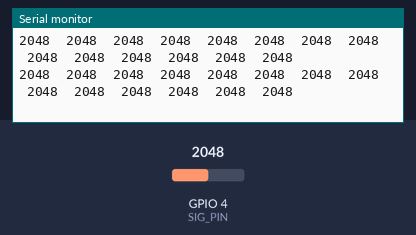
Recording of a sketch running on a simulated ESP32. Shown: the last lines printed to the serial monitor. Inputs (shaded band) come from the test bench; at power-on: GPIO 4 (SIG_PIN) = 2048.

Above: at 7.2 s.
7.3 s: GPIO 4 (SIG_PIN) set to 1037
At 8.1 s:
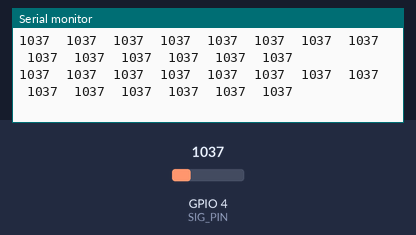
10.3 s: GPIO 4 (SIG_PIN) set to 931
At 10.8 s:
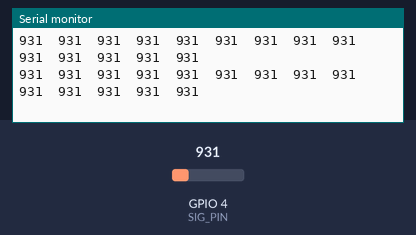
Timing chart, 0 to 13.3 s (numbered marks = the images above; inputs shaded):
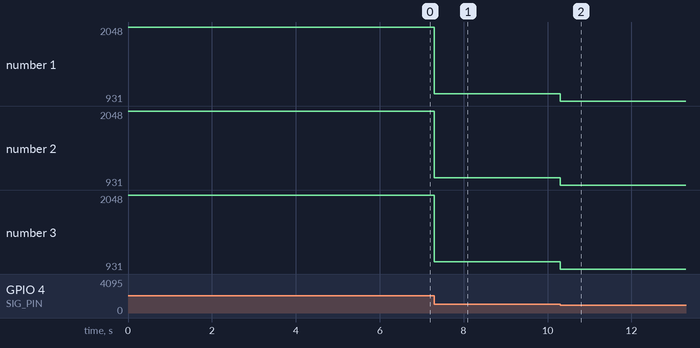

The sketch:

14ch_sensor_read_ESP32.ino
```cpp
//MULTIPLEXER CONTROL PINS (ESP32)
#define S0 16
#define S1 17
#define S2 5
#define S3 18
#define SIG_PIN 4
#define sensorNumber 14
int sensor[sensorNumber];

void setup() {
  pinMode(S0, OUTPUT);
  pinMode(S1, OUTPUT);
  pinMode(S2, OUTPUT);
  pinMode(S3, OUTPUT);
  pinMode(SIG_PIN, INPUT);
  // Serial communication
  Serial.begin(115200);
}

void loop() {
  for (int i = 0; i < sensorNumber; i++) {
    selectChannel(i);
    delayMicroseconds(5);  // small settling delay
    sensor[i] = analogRead(SIG_PIN);
    Serial.print(sensor[i]);
    Serial.print("  ");
  }
  Serial.println();
}

//SELECT MUX CHANNEL
void selectChannel(int channel) {
  digitalWrite(S0, bitRead(channel, 0));  // LSB
  digitalWrite(S1, bitRead(channel, 1));
  digitalWrite(S2, bitRead(channel, 2));
  digitalWrite(S3, bitRead(channel, 3));  // MSB
}
```

Measured:
- after the input at 7.3 s, the serial monitor: prints a new line at once (image 1)
- after the input at 10.3 s, the serial monitor: prints a new line at once (image 2)
- plotted number 1: 2048 → 1037 after the input at 7.3 s, 1037 → 931 after the input at 10.3 s
- plotted number 2: 2048 → 1037 after the input at 7.3 s, 1037 → 931 after the input at 10.3 s
- plotted number 3: 2048 → 1037 after the input at 7.3 s, 1037 → 931 after the input at 10.3 s
